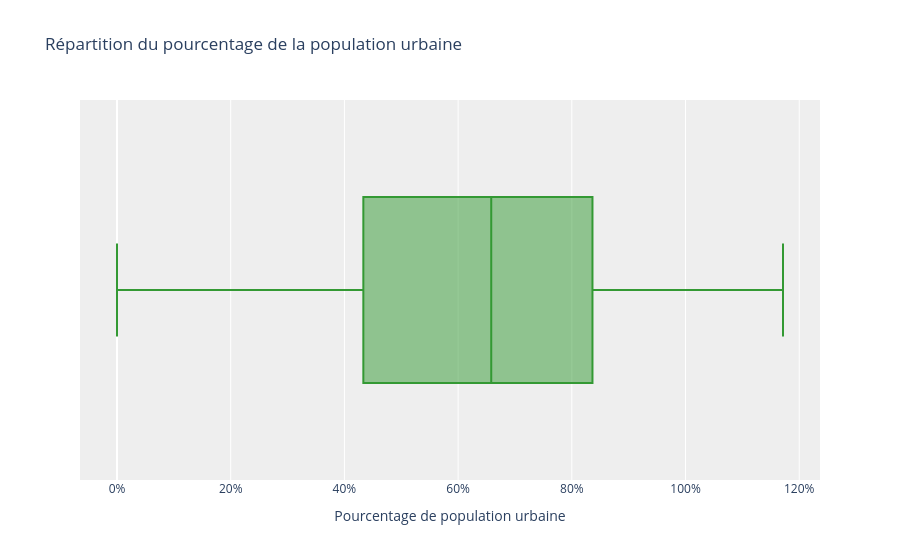

Notebook cell for this chart:
### Markdown cell above
<div style="border: 1px solid RGB(102, 204, 102);" >
<h3 style="margin: auto; padding: 20px; color: RGB(102, 204, 102); ">6.1 - Population</h3>
</div>

### Code cell
# Graphique en boxplot pour la colonne "Pourcentage de la population urbaine"
fig = px.box(data_frame = df_population, x="Pourcentage de population urbaine", title="Répartition du pourcentage de la population urbaine")
fig.update_traces(marker_color='#339933')
fig.update_layout(
    plot_bgcolor='#eeeeee',
    xaxis={"ticksuffix": "%"}
)
fig.show()

### Figure 1 — Plotly figure (JSON) as saved in the notebook; plotly's stock layout.template omitted (floating-point values rounded to 4 significant figures; data arrays with more than 128 entries replaced by an {"elided": "..."} marker saying what was removed)
{"data": [{"alignmentgroup": "True", "hovertemplate": "Pourcentage de population urbaine=%{x}<extra></extra>", "legendgroup": "", "marker": {"color": "#339933"}, "name": "", "notched": false, "offsetgroup": "", "orientation": "h", "showlegend": false, "type": "box", "x": {"elided": "235 float values"}, "x0": " ", "xaxis": "x", "y0": " ", "yaxis": "y"}], "layout": {"boxmode": "group", "legend": {"tracegroupgap": 0}, "plot_bgcolor": "#eeeeee", "title": {"text": "Répartition du pourcentage de la population urbaine"}, "xaxis": {"anchor": "y", "domain": [0, 1], "ticksuffix": "%", "title": {"text": "Pourcentage de population urbaine"}}, "yaxis": {"anchor": "x", "domain": [0, 1]}}}
